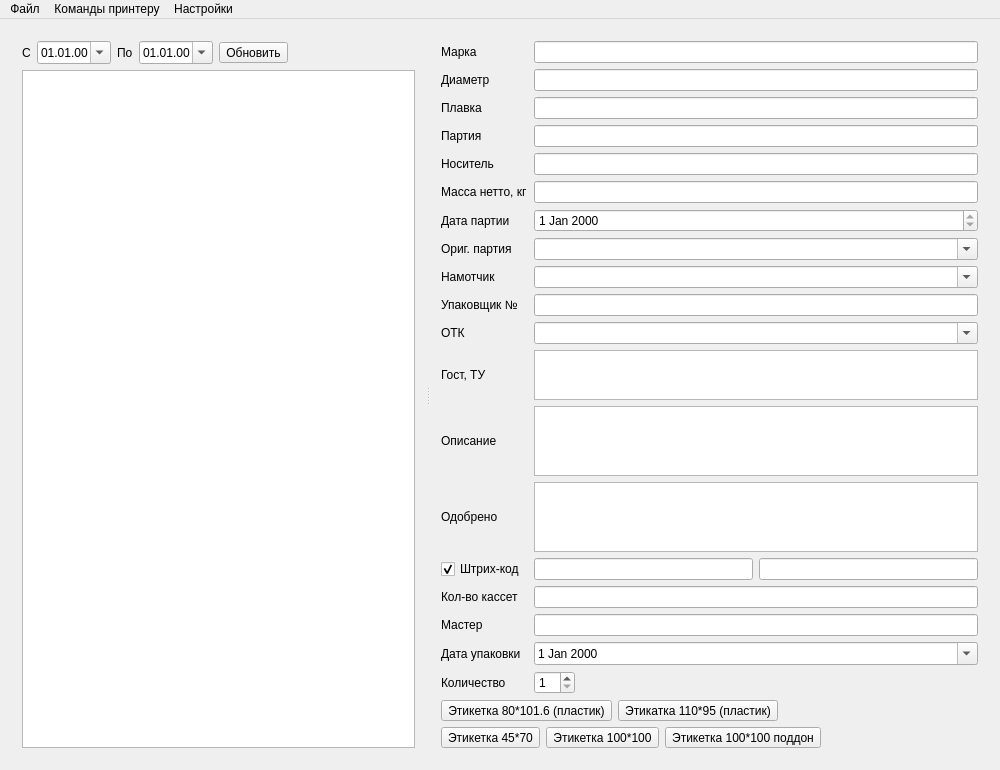
<?xml version="1.0" encoding="UTF-8"?>
<ui version="4.0">
 <class>MainWindow</class>
 <widget class="QMainWindow" name="MainWindow">
  <property name="geometry">
   <rect>
    <x>0</x>
    <y>0</y>
    <width>1000</width>
    <height>750</height>
   </rect>
  </property>
  <property name="windowTitle">
   <string>Печать термотрансферных этикеток</string>
  </property>
  <widget class="QWidget" name="centralWidget">
   <layout class="QVBoxLayout" name="verticalLayout_3">
    <item>
     <widget class="QSplitter" name="splitter">
      <property name="orientation">
       <enum>Qt::Horizontal</enum>
      </property>
      <widget class="QWidget" name="layoutWidget">
       <layout class="QVBoxLayout" name="verticalLayout">
        <item>
         <layout class="QHBoxLayout" name="horizontalLayout">
          <item>
           <widget class="QLabel" name="label">
            <property name="text">
             <string>С</string>
            </property>
           </widget>
          </item>
          <item>
           <widget class="QDateEdit" name="dateEditBeg">
            <property name="displayFormat">
             <string>dd.MM.yy</string>
            </property>
            <property name="calendarPopup">
             <bool>true</bool>
            </property>
           </widget>
          </item>
          <item>
           <widget class="QLabel" name="label_2">
            <property name="text">
             <string>По</string>
            </property>
           </widget>
          </item>
          <item>
           <widget class="QDateEdit" name="dateEditEnd">
            <property name="displayFormat">
             <string>dd.MM.yy</string>
            </property>
            <property name="calendarPopup">
             <bool>true</bool>
            </property>
           </widget>
          </item>
          <item>
           <widget class="QToolButton" name="toolButtonUpd">
            <property name="text">
             <string>Обновить</string>
            </property>
            <property name="toolButtonStyle">
             <enum>Qt::ToolButtonTextBesideIcon</enum>
            </property>
           </widget>
          </item>
          <item>
           <spacer name="horizontalSpacer">
            <property name="orientation">
             <enum>Qt::Horizontal</enum>
            </property>
            <property name="sizeHint" stdset="0">
             <size>
              <width>40</width>
              <height>20</height>
             </size>
            </property>
           </spacer>
          </item>
         </layout>
        </item>
        <item>
         <widget class="QTableView" name="tableViewPart">
          <property name="selectionMode">
           <enum>QAbstractItemView::SingleSelection</enum>
          </property>
          <property name="selectionBehavior">
           <enum>QAbstractItemView::SelectRows</enum>
          </property>
          <attribute name="verticalHeaderVisible">
           <bool>false</bool>
          </attribute>
         </widget>
        </item>
       </layout>
      </widget>
      <widget class="QWidget" name="layoutWidget">
       <layout class="QVBoxLayout" name="verticalLayout_2">
        <item>
         <layout class="QGridLayout" name="gridLayout">
          <item row="13" column="0" colspan="2">
           <widget class="QLabel" name="label_12">
            <property name="text">
             <string>Одобрено</string>
            </property>
           </widget>
          </item>
          <item row="11" column="2" colspan="2">
           <widget class="QListView" name="listViewGost">
            <property name="maximumSize">
             <size>
              <width>16777215</width>
              <height>50</height>
             </size>
            </property>
           </widget>
          </item>
          <item row="6" column="0" colspan="2">
           <widget class="QLabel" name="label_9">
            <property name="text">
             <string>Дата партии</string>
            </property>
           </widget>
          </item>
          <item row="2" column="2" colspan="2">
           <widget class="QLineEdit" name="lineEditPlav">
            <property name="readOnly">
             <bool>true</bool>
            </property>
           </widget>
          </item>
          <item row="7" column="0" colspan="2">
           <widget class="QLabel" name="label_14">
            <property name="text">
             <string>Ориг. партия</string>
            </property>
           </widget>
          </item>
          <item row="7" column="2" colspan="2">
           <widget class="QComboBox" name="comboBoxOPart">
            <property name="editable">
             <bool>true</bool>
            </property>
           </widget>
          </item>
          <item row="8" column="0" colspan="2">
           <widget class="QLabel" name="label_15">
            <property name="text">
             <string>Намотчик</string>
            </property>
           </widget>
          </item>
          <item row="2" column="0" colspan="2">
           <widget class="QLabel" name="label_5">
            <property name="text">
             <string>Плавка</string>
            </property>
           </widget>
          </item>
          <item row="18" column="0" colspan="2">
           <widget class="QLabel" name="label_17">
            <property name="text">
             <string>Количество</string>
            </property>
           </widget>
          </item>
          <item row="0" column="0" colspan="2">
           <widget class="QLabel" name="label_3">
            <property name="text">
             <string>Марка</string>
            </property>
           </widget>
          </item>
          <item row="14" column="0" colspan="2">
           <widget class="QCheckBox" name="checkBoxEan">
            <property name="text">
             <string>Штрих-код</string>
            </property>
            <property name="checked">
             <bool>true</bool>
            </property>
           </widget>
          </item>
          <item row="18" column="2">
           <widget class="QSpinBox" name="spinBox">
            <property name="sizePolicy">
             <sizepolicy hsizetype="Maximum" vsizetype="Fixed">
              <horstretch>0</horstretch>
              <verstretch>0</verstretch>
             </sizepolicy>
            </property>
            <property name="minimum">
             <number>1</number>
            </property>
           </widget>
          </item>
          <item row="1" column="0" colspan="2">
           <widget class="QLabel" name="label_4">
            <property name="text">
             <string>Диаметр</string>
            </property>
           </widget>
          </item>
          <item row="3" column="0" colspan="2">
           <widget class="QLabel" name="label_6">
            <property name="text">
             <string>Партия</string>
            </property>
           </widget>
          </item>
          <item row="14" column="3">
           <widget class="QLineEdit" name="lineEditEanGr">
            <property name="readOnly">
             <bool>true</bool>
            </property>
           </widget>
          </item>
          <item row="10" column="2" colspan="2">
           <widget class="QComboBox" name="comboBoxOtk">
            <property name="editable">
             <bool>true</bool>
            </property>
           </widget>
          </item>
          <item row="16" column="0" colspan="2">
           <widget class="QLabel" name="label_19">
            <property name="text">
             <string>Мастер</string>
            </property>
           </widget>
          </item>
          <item row="15" column="0" colspan="2">
           <widget class="QLabel" name="label_16">
            <property name="text">
             <string>Кол-во кассет</string>
            </property>
           </widget>
          </item>
          <item row="9" column="2" colspan="2">
           <widget class="QLineEdit" name="lineEditUpk"/>
          </item>
          <item row="12" column="0" colspan="2">
           <widget class="QLabel" name="label_11">
            <property name="text">
             <string>Описание</string>
            </property>
           </widget>
          </item>
          <item row="9" column="0" colspan="2">
           <widget class="QLabel" name="label_13">
            <property name="text">
             <string>Упаковщик №</string>
            </property>
           </widget>
          </item>
          <item row="4" column="0" colspan="2">
           <widget class="QLabel" name="label_7">
            <property name="text">
             <string>Носитель</string>
            </property>
           </widget>
          </item>
          <item row="11" column="0" colspan="2">
           <widget class="QLabel" name="label_10">
            <property name="text">
             <string>Гост, ТУ</string>
            </property>
           </widget>
          </item>
          <item row="10" column="0" colspan="2">
           <widget class="QLabel" name="label_18">
            <property name="text">
             <string>ОТК</string>
            </property>
           </widget>
          </item>
          <item row="13" column="2" colspan="2">
           <widget class="QTableView" name="tableViewOdobr">
            <attribute name="verticalHeaderVisible">
             <bool>false</bool>
            </attribute>
           </widget>
          </item>
          <item row="4" column="2" colspan="2">
           <widget class="QLineEdit" name="lineEditSpool">
            <property name="readOnly">
             <bool>true</bool>
            </property>
           </widget>
          </item>
          <item row="14" column="2">
           <widget class="QLineEdit" name="lineEditEanEd">
            <property name="readOnly">
             <bool>true</bool>
            </property>
           </widget>
          </item>
          <item row="6" column="2" colspan="2">
           <widget class="QDateEdit" name="dateEdit">
            <property name="readOnly">
             <bool>true</bool>
            </property>
           </widget>
          </item>
          <item row="15" column="2" colspan="2">
           <widget class="QLineEdit" name="lineEditKvoSpool"/>
          </item>
          <item row="3" column="2" colspan="2">
           <widget class="QLineEdit" name="lineEditPart">
            <property name="readOnly">
             <bool>true</bool>
            </property>
           </widget>
          </item>
          <item row="1" column="2" colspan="2">
           <widget class="QLineEdit" name="lineEditDiam">
            <property name="readOnly">
             <bool>true</bool>
            </property>
           </widget>
          </item>
          <item row="5" column="0" colspan="2">
           <widget class="QLabel" name="label_8">
            <property name="text">
             <string>Масса нетто, кг</string>
            </property>
           </widget>
          </item>
          <item row="0" column="2" colspan="2">
           <widget class="QLineEdit" name="lineEditMark">
            <property name="readOnly">
             <bool>true</bool>
            </property>
           </widget>
          </item>
          <item row="8" column="2" colspan="2">
           <widget class="QComboBox" name="comboBoxNam">
            <property name="editable">
             <bool>true</bool>
            </property>
           </widget>
          </item>
          <item row="12" column="2" colspan="2">
           <widget class="QPlainTextEdit" name="plainTextEdit"/>
          </item>
          <item row="5" column="2" colspan="2">
           <widget class="QLineEdit" name="lineEditKvo"/>
          </item>
          <item row="16" column="2" colspan="2">
           <widget class="QLineEdit" name="lineEditMaster"/>
          </item>
          <item row="17" column="0" colspan="2">
           <widget class="QLabel" name="label_20">
            <property name="text">
             <string>Дата упаковки</string>
            </property>
           </widget>
          </item>
          <item row="17" column="2" colspan="2">
           <widget class="QDateEdit" name="dateEditPack">
            <property name="calendarPopup">
             <bool>true</bool>
            </property>
           </widget>
          </item>
         </layout>
        </item>
        <item>
         <layout class="QHBoxLayout" name="horizontalLayout_2">
          <item>
           <widget class="QToolButton" name="toolButtonSrc">
            <property name="text">
             <string>Этикетка 80*101.6 (пластик)</string>
            </property>
            <property name="toolButtonStyle">
             <enum>Qt::ToolButtonTextBesideIcon</enum>
            </property>
           </widget>
          </item>
          <item>
           <widget class="QToolButton" name="toolButtonPack">
            <property name="text">
             <string>Этикатка 110*95 (пластик)</string>
            </property>
            <property name="toolButtonStyle">
             <enum>Qt::ToolButtonTextBesideIcon</enum>
            </property>
           </widget>
          </item>
          <item>
           <spacer name="horizontalSpacer_2">
            <property name="orientation">
             <enum>Qt::Horizontal</enum>
            </property>
            <property name="sizeHint" stdset="0">
             <size>
              <width>40</width>
              <height>20</height>
             </size>
            </property>
           </spacer>
          </item>
         </layout>
        </item>
        <item>
         <layout class="QHBoxLayout" name="horizontalLayout_3">
          <item>
           <widget class="QToolButton" name="toolButtonPSmall">
            <property name="text">
             <string>Этикетка 45*70</string>
            </property>
            <property name="toolButtonStyle">
             <enum>Qt::ToolButtonTextBesideIcon</enum>
            </property>
           </widget>
          </item>
          <item>
           <widget class="QToolButton" name="toolButtonPBig">
            <property name="text">
             <string>Этикетка 100*100</string>
            </property>
            <property name="toolButtonStyle">
             <enum>Qt::ToolButtonTextBesideIcon</enum>
            </property>
           </widget>
          </item>
          <item>
           <widget class="QToolButton" name="toolButtonPBigPal">
            <property name="text">
             <string>Этикетка 100*100 поддон</string>
            </property>
            <property name="toolButtonStyle">
             <enum>Qt::ToolButtonTextBesideIcon</enum>
            </property>
           </widget>
          </item>
          <item>
           <spacer name="horizontalSpacer_3">
            <property name="orientation">
             <enum>Qt::Horizontal</enum>
            </property>
            <property name="sizeHint" stdset="0">
             <size>
              <width>40</width>
              <height>20</height>
             </size>
            </property>
           </spacer>
          </item>
         </layout>
        </item>
       </layout>
      </widget>
     </widget>
    </item>
   </layout>
  </widget>
  <widget class="QMenuBar" name="menuBar">
   <property name="geometry">
    <rect>
     <x>0</x>
     <y>0</y>
     <width>1000</width>
     <height>22</height>
    </rect>
   </property>
   <widget class="QMenu" name="menu">
    <property name="title">
     <string>Файл</string>
    </property>
    <addaction name="actionPart"/>
    <addaction name="actionSrc"/>
    <addaction name="actionPack"/>
    <addaction name="actionPBig"/>
    <addaction name="actionPBigPal"/>
    <addaction name="actionPSmall"/>
    <addaction name="actionExit"/>
   </widget>
   <widget class="QMenu" name="menu_3">
    <property name="title">
     <string>Команды принтеру</string>
    </property>
    <addaction name="actionViewSrc"/>
    <addaction name="actionViewPack"/>
    <addaction name="actionViewPBig"/>
    <addaction name="actionViewPSmall"/>
    <addaction name="actionViewPBigPal"/>
   </widget>
   <widget class="QMenu" name="menu_2">
    <property name="title">
     <string>Настройки</string>
    </property>
    <addaction name="actionSetPrintSrc"/>
    <addaction name="actionSetPrintPack"/>
    <addaction name="actionSetPrintPBig"/>
    <addaction name="actionSetPrintPSmall"/>
   </widget>
   <addaction name="menu"/>
   <addaction name="menu_3"/>
   <addaction name="menu_2"/>
  </widget>
  <action name="actionSrc">
   <property name="text">
    <string>Этикатка 80*101.6 (пластик)</string>
   </property>
  </action>
  <action name="actionPack">
   <property name="text">
    <string>Этикетка 110*95 (пластик)</string>
   </property>
  </action>
  <action name="actionExit">
   <property name="text">
    <string>Выход</string>
   </property>
  </action>
  <action name="actionPrintCfg">
   <property name="text">
    <string>Настроить принтер</string>
   </property>
  </action>
  <action name="actionPart">
   <property name="text">
    <string>Обновить список партий</string>
   </property>
   <property name="shortcut">
    <string>F5</string>
   </property>
  </action>
  <action name="actionViewSrc">
   <property name="text">
    <string>Этикетка 80*101.6</string>
   </property>
  </action>
  <action name="actionViewPack">
   <property name="text">
    <string>Этикетка 110*95</string>
   </property>
  </action>
  <action name="actionSetPrintSrc">
   <property name="text">
    <string>Принтер для этик. 80*101.6 (пластик)</string>
   </property>
  </action>
  <action name="actionSetPrintPack">
   <property name="text">
    <string>Принтер для этик. 110*95 (пластик)</string>
   </property>
  </action>
  <action name="actionSetPrintPBig">
   <property name="text">
    <string>Принтер для этик. 100*100</string>
   </property>
  </action>
  <action name="actionPBig">
   <property name="text">
    <string>Этикетка 100*100</string>
   </property>
  </action>
  <action name="actionViewPBig">
   <property name="text">
    <string>Этикетка 100*100</string>
   </property>
  </action>
  <action name="actionSetPrintPSmall">
   <property name="text">
    <string>Принтер для этик. 45*70</string>
   </property>
  </action>
  <action name="actionViewPSmall">
   <property name="text">
    <string>Этикетка 45*70</string>
   </property>
  </action>
  <action name="actionPSmall">
   <property name="text">
    <string>Этикетка 45*70</string>
   </property>
  </action>
  <action name="actionPBigPal">
   <property name="text">
    <string>Этикетка 100*100 поддон</string>
   </property>
  </action>
  <action name="actionViewPBigPal">
   <property name="text">
    <string>Этикетка 100*100 поддон</string>
   </property>
  </action>
 </widget>
 <layoutdefault spacing="6" margin="11"/>
 <resources/>
 <connections/>
</ui>
